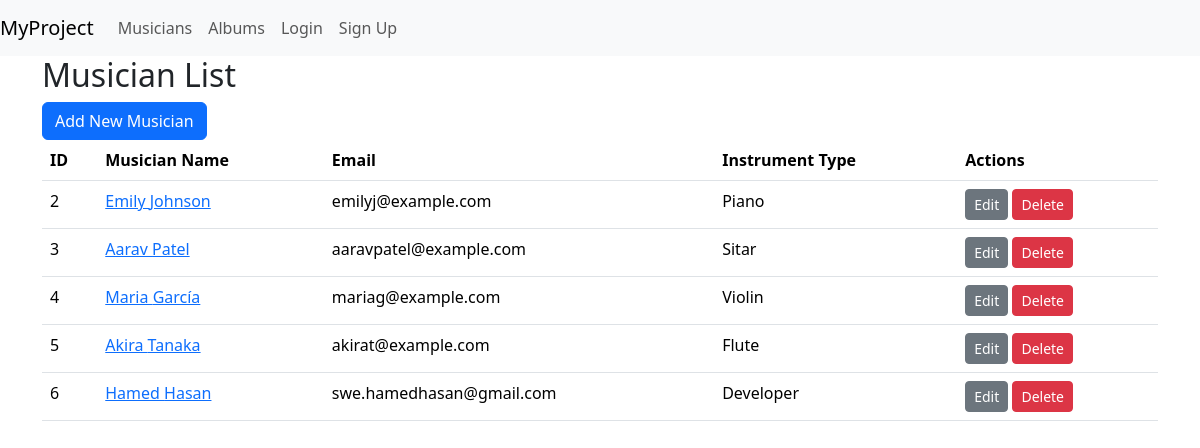
Page /musicians/ on the committed database.
### musicians_directory/models.py (models this page shows, shortened)
class Musician(models.Model):
    first_name = models.CharField(max_length=100)
    last_name = models.CharField(max_length=100)
    email = models.EmailField()
    phone_number = models.CharField(max_length=15)
    instrument_type = models.CharField(max_length=100)

### musicians_directory/views.py (the view)
# urls.py: path('musicians/', MusicianListView.as_view(), name='musician_list'),
class MusicianListView(ListView):
    model = Musician
    template_name = 'musician_list.html'

### musicians_directory/templates/musician_list.html
{% extends 'base.html' %}
{% block content %}
<h2>Musician List</h2>
<a href="{% url 'musician_new' %}" class="btn btn-primary">Add New Musician</a>
<table class="table">
    <thead>
        <tr>
            <th>ID</th>
            <th>Musician Name</th>
            <th>Email</th>
            <th>Instrument Type</th>
            <th>Actions</th>
        </tr>
    </thead>
    <tbody>
        {% for musician in object_list %}
        <tr>
            <td>{{ musician.id }}</td>
            <td><a href="{% url 'musician_edit' musician.pk %}">{{ musician.first_name }} {{ musician.last_name }}</a></td>
            <td>{{ musician.email }}</td>
            <td>{{ musician.instrument_type }}</td>
            <td>
                <a href="{% url 'musician_edit' musician.pk %}" class="btn btn-sm btn-secondary">Edit</a>
                <a href="{% url 'musician_delete' musician.pk %}" class="btn btn-sm btn-danger">Delete</a>
            </td>
        </tr>
        {% empty %}
        <tr>
            <td colspan="5">No musicians found.</td>
        </tr>
        {% endfor %}
    </tbody>
</table>
{% endblock %}

### rows in the picture
Musician: id "2", first_name "Emily", last_name "Johnson", email "emilyj@example.com", instrument_type "Piano"
Musician: id "3", first_name "Aarav", last_name "Patel", email "aaravpatel@example.com", instrument_type "Sitar"
Musician: id "4", first_name "Maria", last_name "García", email "mariag@example.com", instrument_type "Violin"
Musician: id "5", first_name "Akira", last_name "Tanaka", email "akirat@example.com", instrument_type "Flute"
Musician: id "6", first_name "Hamed", last_name "Hasan", email "swe.hamedhasan@gmail.com", instrument_type "Developer"
